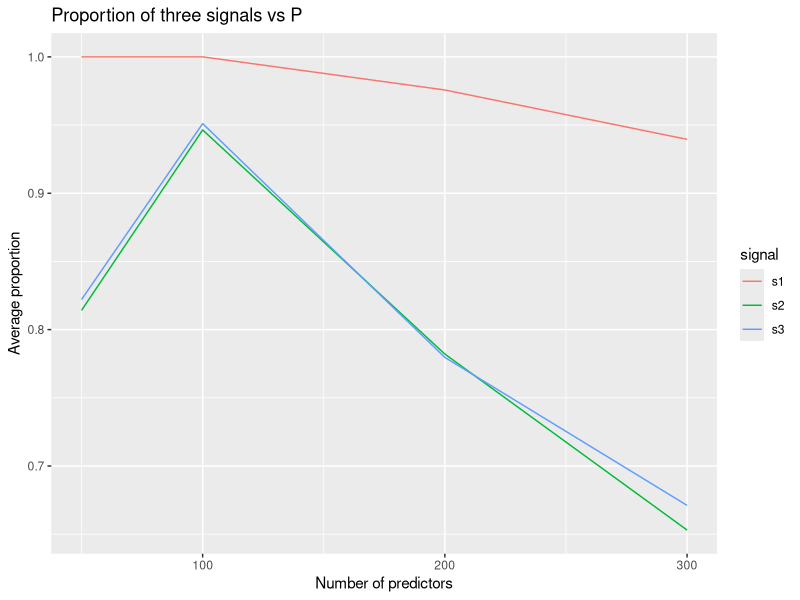
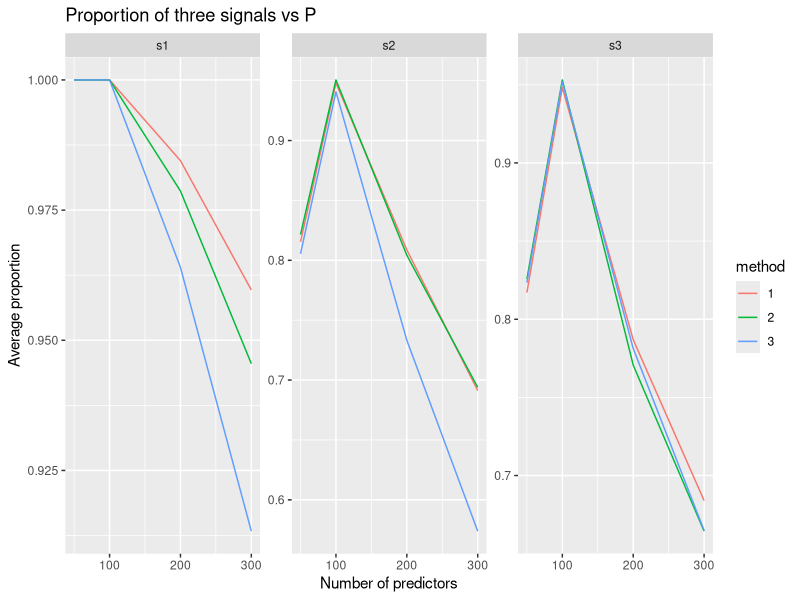
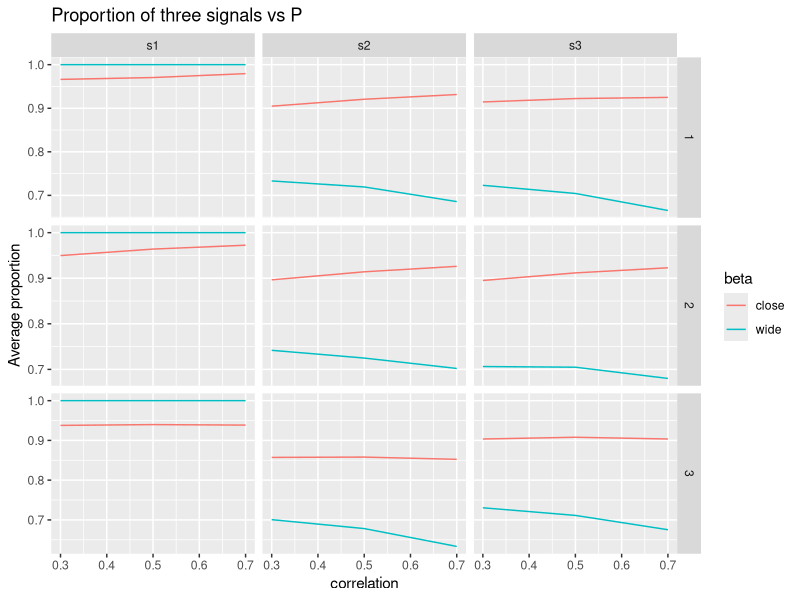

Generate these figures, in order, with R:
## ---- chunk 1
knitr::opts_chunk$set(echo = TRUE,
                      message = F,
                      warning = F)
library(tidyverse)
library(patchwork)
## ---- chunk 2
df_aic <- read_csv("result_aic.csv")
df_lasso <- read_csv("result_lasso.csv")
## ---- chunk 3

df_aic %>% 
  summarize(
    avg_s1_prop = mean(s1_prop),
    avg_s2_prop = mean(s2_prop),
    avg_s3_prop = mean(s3_prop)
  ) %>% 
  knitr::kable(caption = "The performance of AIC variable")


df_aic %>% 
  group_by(method) %>% 
  summarize(
    avg_s1_prop = mean(s1_prop),
    avg_s2_prop = mean(s2_prop),
    avg_s3_prop = mean(s3_prop)
) %>% 
  knitr::kable(caption = "The performance of AIC variable selection by method")
## ---- chunk 4
# summary by p for aic
df_aic %>% 
  group_by(p) %>% 
  summarize(
    avg_s1_prop = mean(s1_prop),
    avg_s2_prop = mean(s2_prop),
    avg_s3_prop = mean(s3_prop)
) %>% 
  knitr::kable(caption = "The performance of AIC variable selection by p")
## ---- chunk 5
df_aic %>% 
  group_by(corr) %>% 
  summarize(
    avg_s1_prop = mean(s1_prop),
    avg_s2_prop = mean(s2_prop),
    avg_s3_prop = mean(s3_prop)
) %>% 
  knitr::kable(caption = "The performance of AIC variable selection by correlation")
## ---- chunk 6
df_aic %>% 
  group_by(beta) %>% 
  summarize(
    avg_s1_prop = mean(s1_prop),
    avg_s2_prop = mean(s2_prop),
    avg_s3_prop = mean(s3_prop)
) %>% 
  knitr::kable(caption = "The performance of AIC variable selection by beta")
## ---- chunk 7
df_aic %>% 
  mutate(beta_design = c(rep(1,7200),rep(2,7200))) %>% 
  group_by(beta_design) %>% 
  summarize(
    avg_s1_prop = mean(s1_prop),
    avg_s2_prop = mean(s2_prop),
    avg_s3_prop = mean(s3_prop)
) %>% 
  knitr::kable(caption = "The performance of AIC variable selection by model design")
  
## ---- chunk 8
df_aic %>% 
  group_by(beta,corr) %>% 
  summarize( 
    avg_s1_prop = mean(s1_prop),
    avg_s2_prop = mean(s2_prop),
    avg_s3_prop = mean(s3_prop)
) %>% 
  knitr::kable(caption = "correlation + beta")
# intersting!
## ---- chunk 9
df_aic %>% 
  mutate(beta_design = c(rep(1,7200),rep(2,7200))) %>% 
  group_by(beta_design,corr) %>% 
  summarize(
    avg_s1_prop = mean(s1_prop),
    avg_s2_prop = mean(s2_prop),
    avg_s3_prop = mean(s3_prop)
) %>% 
  knitr::kable(caption = "design + cor")
# do not interest 
## ---- chunk 10
df_aic %>% 
  group_by(corr,p) %>% 
  summarize(
    avg_s1_prop = mean(s1_prop),
    avg_s2_prop = mean(s2_prop),
    avg_s3_prop = mean(s3_prop)
) %>% 
  knitr::kable(caption = "p + cor")

# not interesting
## ---- chunk 11
prop_plot = 
  df_aic %>% 
  group_by(p) %>% 
  summarize(
    avg_s1_prop = mean(s1_prop),
    avg_s2_prop = mean(s2_prop),
    avg_s3_prop = mean(s3_prop)
)  %>% 
  pivot_longer(
    avg_s1_prop:avg_s3_prop,
    names_to = "signals",
    values_to = "avg_proportion"
  ) %>% 
    separate(signals, sep= "_", into = c("avg","signal","prop")) %>% select(-avg, - prop) %>% 
  ggplot(aes(x = p, y = avg_proportion, color = signal)) + 
  geom_line() +
  labs(y = "Average proportion", 
       x = "Number of predictors", 
       title = "Proportion of three signals vs P")
prop_plot
## ---- chunk 12
prop_plot = 
  df_aic %>% 
  group_by(method, p) %>% 
  summarize(
    avg_s1_prop = mean(s1_prop),
    avg_s2_prop = mean(s2_prop),
    avg_s3_prop = mean(s3_prop)
)  %>% 
  pivot_longer(
    avg_s1_prop:avg_s3_prop,
    names_to = "signals",
    values_to = "avg_proportion"
  ) %>% 
    separate(signals, sep= "_", into = c("avg","signal","prop")) %>% select(-avg, - prop) %>% 
  mutate(method = as.factor(method)) %>% 
  ggplot(aes(x = p, y = avg_proportion, color = method)) + 
  geom_line() +
  facet_wrap(.~signal,scales = "free")+
  labs(y = "Average proportion", 
       x = "Number of predictors", 
       title = "Proportion of three signals vs P")
prop_plot
## ---- chunk 13
prop_plot = 
  df_aic %>% 
  group_by(corr, beta, method) %>% 
  summarize(
    avg_s1_prop = mean(s1_prop),
    avg_s2_prop = mean(s2_prop),
    avg_s3_prop = mean(s3_prop)
)  %>% 
  pivot_longer(
    avg_s1_prop:avg_s3_prop,
    names_to = "signals",
    values_to = "avg_proportion"
  ) %>% 
    separate(signals, sep= "_", into = c("avg","signal","prop")) %>% select(-avg, - prop) %>% 
  #mutate(corr = as.factor(corr)) %>% 
  ggplot(aes(x = corr, y = avg_proportion, color = beta)) + 
  geom_line() +
  facet_grid(method~signal, scales = "free_y")+
  labs(y = "Average proportion", 
       x = "correlation", 
       title = "Proportion of three signals vs P")
prop_plot
## ---- chunk 14
df_lasso %>% 
  summarize(
    avg_s1_prop = mean(s1_prop),
    avg_s2_prop = mean(s2_prop),
    avg_s3_prop = mean(s3_prop)
  ) %>% 
  knitr::kable(caption = "The performance of Lasso")


df_lasso %>% 
  group_by(method) %>% 
  summarize(
    avg_s1_prop = mean(s1_prop),
    avg_s2_prop = mean(s2_prop),
    avg_s3_prop = mean(s3_prop)
) %>% 
  knitr::kable(caption = "The performance of Lasso variable selection by method")
## ---- chunk 15
# summary by p for aic
df_lasso %>% 
  group_by(p) %>% 
  summarize(
    avg_s1_prop = mean(s1_prop),
    avg_s2_prop = mean(s2_prop),
    avg_s3_prop = mean(s3_prop)
) %>% 
  knitr::kable(caption = "The performance of Lasso variable selection by p")
## ---- chunk 16

